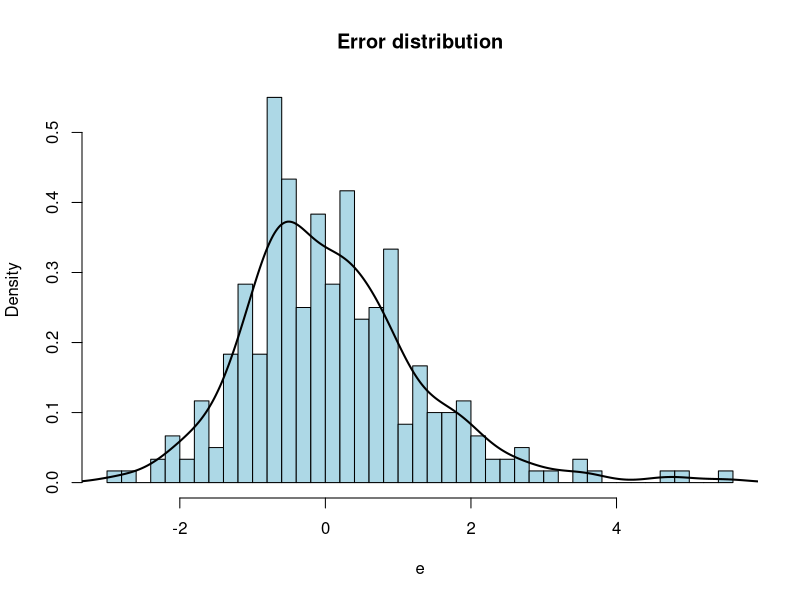

This figure's R source: (Note: this script raises an error after producing the figure.)
## ---- chunk 1
knitr::opts_chunk$set(fig.width=10, fig.height=5)
## ---- chunk 2
library(glmnet)
library(quantmod)

set.seed(33)
n = 300
p = 50
x = matrix(rnorm(n*p), n, p)
mu = function(x) x[1] + x[2]
e = ifelse(runif(n) < 0.5, -abs(rnorm(n)), abs(rt(n, df=3)))
y = apply(x, 1, mu) + e

# Histogram of error distribution: skewed, and heavy-tailed on one side
hist(e, breaks=40, col="lightblue", main="Error distribution", prob=TRUE)
lines(density(e), lwd=2)

# Run CV for usual lasso, and quantile lasso
tau = c(0.1, 0.3, 0.5, 0.7, 0.9)
glmnet_obj = cv.glmnet(x, y, nfolds=5)
quant_obj = cv_quantile_lasso(x, y, tau=tau, nlambda=30, nfolds=5, verbose=TRUE, sort=TRUE)
plot(glmnet_obj)
plot(quant_obj)

# Refit quantile lasso at more quantile levels
tau_new = c(0.01, 0.025, seq(0.05, 0.95, by=0.05), 0.975, 0.99) 
refit_obj = refit_quantile_lasso(quant_obj, x, y, tau_new, verbose=TRUE)

# Generate test data 
n0 = 300
x0 = matrix(rnorm(n0*p), n0, p)
e0 = ifelse(runif(n0) < 0.5, -abs(rnorm(n0)), abs(rt(n0, df=3)))
y0 = apply(x0, 1, mu) + e0

# Predicted quantiles at test points 
qtrue = outer(apply(x0, 1, mu), ifelse(tau_new < 0.5, qnorm(tau_new), qt(tau_new, df=3)), "+")
qpred1 = outer(as.numeric(predict(glmnet_obj, x0)), qnorm(tau_new), "+")
qpred2_init = predict(quant_obj, x0, sort=TRUE)
qpred2 = quantile_extrapolate(tau, qpred2_init, tau_new, qfun_left=qnorm, qfun_right=qnorm)
qpred3 = predict(refit_obj, x0, sort=TRUE)

par(mfrow=c(1,3))
for (i in 1:9) {
  plot(tau_new, qtrue[i,], type="o", ylim=range(qtrue, qpred1, qpred2, qpred3), ylab="Quantile")
  lines(tau_new, qpred1[i,], col=2, pch=20, type="o")
  lines(tau_new, qpred2[i,], col=3, pch=20, type="o")
  lines(tau_new, qpred3[i,], col=4, pch=20, type="o")
  legend("topleft", legend=c("True", "Lasso", "QLasso (extrap)", "QLasso (refit)"), 
         col=1:4, pch=c(21,20,20,20))
}

# Construct array of predicted quantiles
qarr = combine_into_array(qpred1, qpred2, qpred3)

# Standard stacking: one weight per ensemble member
st_obj1 = quantile_ensemble(qarr, y0, tau_new, verbose=TRUE)
coef(st_obj1)

# Flexible stacking: one weight per ensemble member, per quantile level
st_obj2 = quantile_ensemble(qarr, y0, tau_new, tau_groups=1:length(tau_new), verbose=TRUE)
coef(st_obj2)

# Somewhere in the middle: group the extreme 3 quantiles together on either tail, and the middle 
st_obj3 = quantile_ensemble(qarr, y0, tau_new, tau_groups=c(rep(1,3),rep(2,17),rep(3,3)), verbose=TRUE)
coef(st_obj3)

# Make predictions back on qarr
head(predict(st_obj1, newq=qarr))
head(predict(st_obj2, newq=qarr))
head(predict(st_obj3, newq=qarr))
